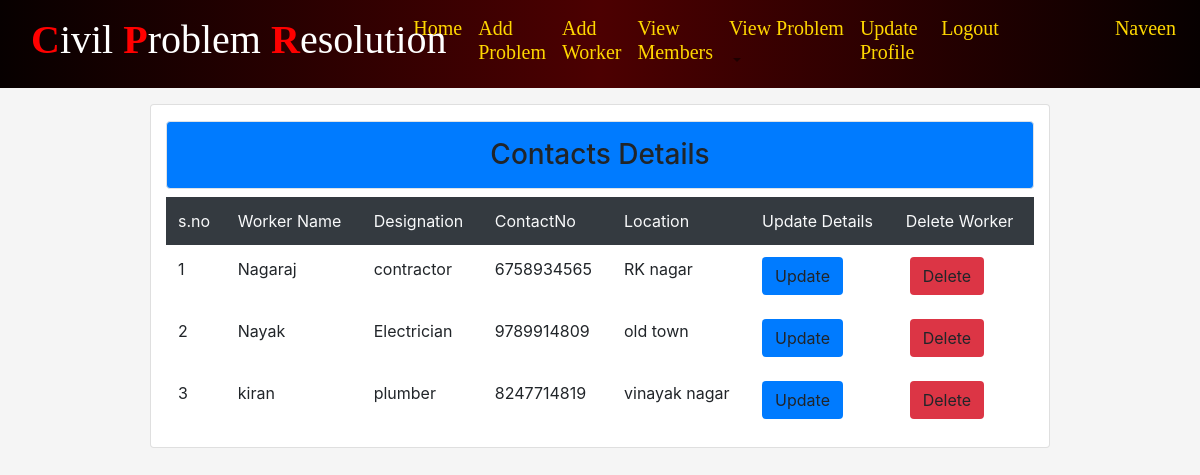
The app's page /workview/ (signed in), older data.
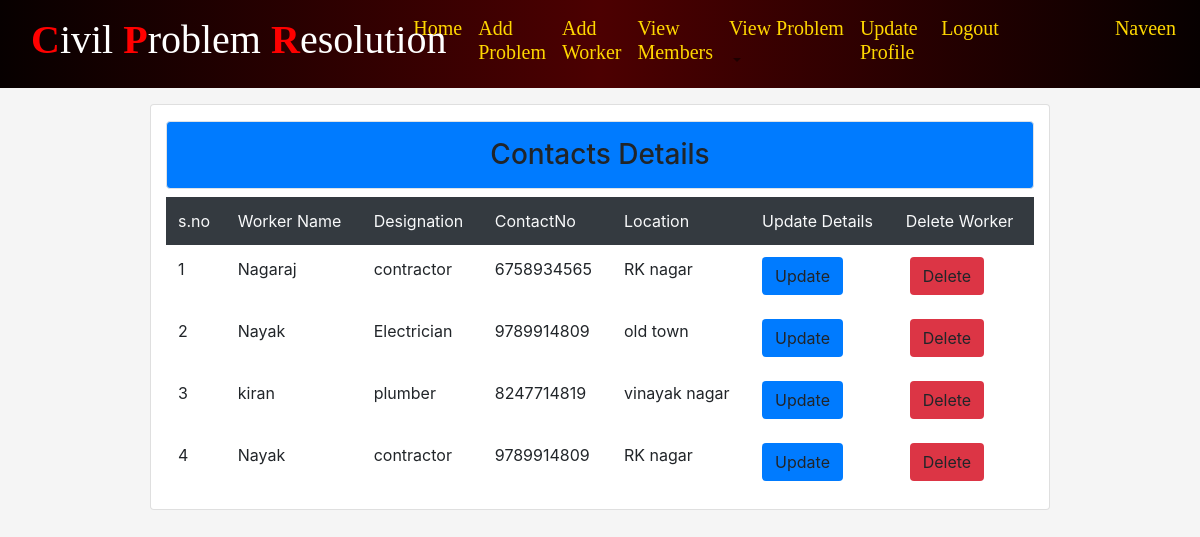
The same page, newer data.
### CPRapp/models.py (models this page shows, shortened)
class Worker(models.Model):
	wname=models.CharField(max_length=200)
	wdesg=models.TextField()
	contactno=models.CharField(max_length=10,default='')
	location=models.CharField(max_length=200)

### CPRapp/views.py (the view)
# urls.py: path('workview/',views.workview,name="workview"),
@login_required
def workview(rq):
	data=Worker.objects.all()
	return render(rq,'html/workview.html',{'info':data})

### CPRapp/templates/html/workview.html (shortened to what this page needs)
{% extends 'html/base.html' %}
{% block content %}
<div class="card col-md-9 mt-3 mx-auto"><h3 class="p-3 bg-primary text-center
mt-3 border rounded">Contacts Details</h3>
	<table class="table table-borderless table-hover">
		<tr class="bg-dark text-light">
			<td>s.no</td>
			<td>Worker Name</td>
			<td>Designation</td>
			<td>ContactNo</td>
			<td>Location</td>
			<td>Update Details</td>
			<td>Delete Worker</td>
		</tr>
		{% for i in info %}
		<tr>
			<td>{{forloop.counter}}</td>
			<td>{{i.wname}}</td>
			<td>{{i.wdesg}}</td>
			<td>{{i.contactno}}</td>
			<td>{{i.location}}</td>
			<td><a class=" btn bg-primary rounded" href="{% url 'wupdate' i.id%}">Update</a></td>
			<td><a class="btn bg-danger rounded mx-1" href="{% url 'wdlt' i.id%}">Delete</a></td>
		</tr>
		{% endfor %}
	</table>
</div>
{% endblock %}

Row changes from the older to the newer data that the page shows:
added Worker: wname "Nayak", wdesg "contractor", contactno "9789914809", location "RK nagar"
